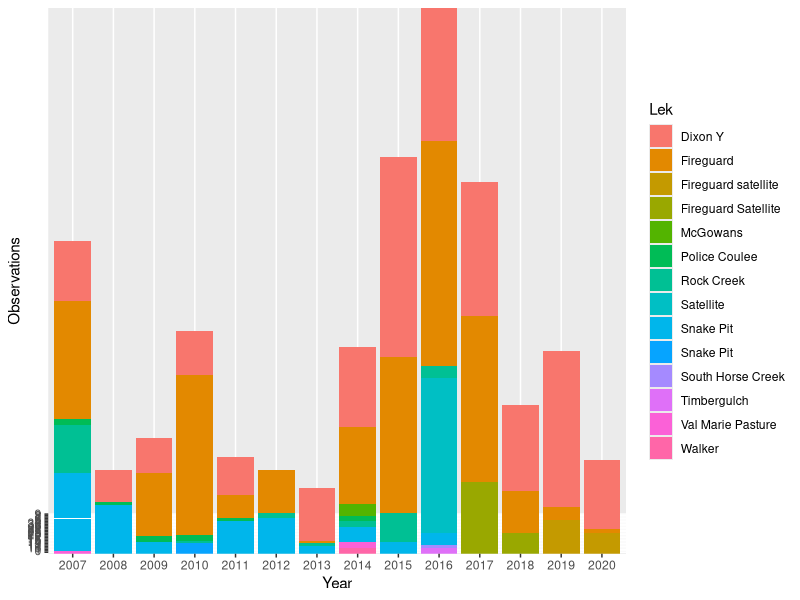

Generate this figure with R:
#I am choosing to not use groundhog so I will load packages without
library(ggplot2)
library(dplyr)

#Viewing my data
GSG.abundance <- read.csv("data/url/PC_GSG_abundance.csv")

#Research question: How many male sage grouse visit the lek sites each year?
#Creating a new dataframe with the three variables of interest excluding the entry without a year

male_GSG_obs<- GSG.abundance[c(2:197,199:205),c(2,6,38)]

#Renaming a heading
table(male_GSG_obs$heading)
colnames(male_GSG_obs)[3]  <- "Observations"

#Created a stacked bar chart
figure_1 <- ggplot(data = male_GSG_obs, aes(x=Year, y=Observations))
figure_1 + geom_bar(stat = "identity", aes(fill=Lek))
